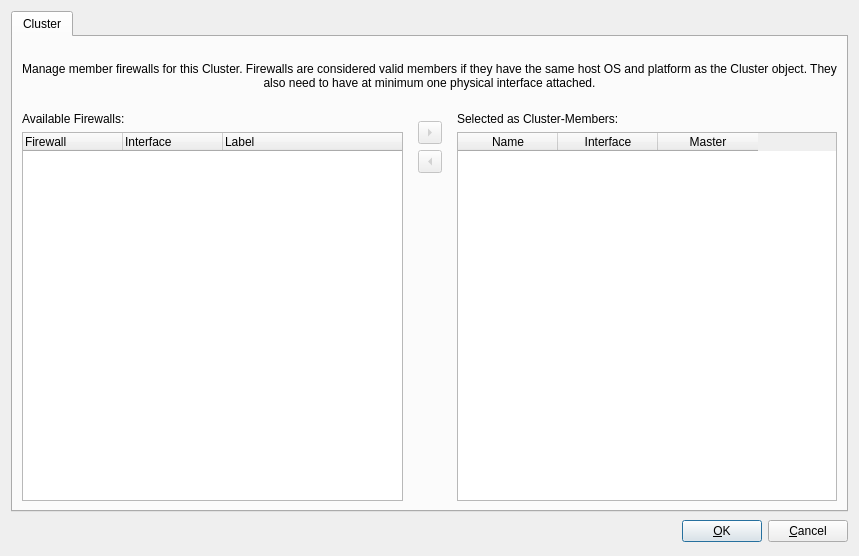
<?xml version="1.0" encoding="UTF-8"?>
<ui version="4.0">
 <class>clusterMembersDialog_q</class>
 <widget class="QDialog" name="clusterMembersDialog_q">
  <property name="windowModality">
   <enum>Qt::WindowModality::WindowModal</enum>
  </property>
  <property name="geometry">
   <rect>
    <x>0</x>
    <y>0</y>
    <width>859</width>
    <height>556</height>
   </rect>
  </property>
  <property name="windowTitle">
   <string>Cluster Member Configuration</string>
  </property>
  <layout class="QGridLayout">
   <item row="1" column="0">
    <layout class="QHBoxLayout">
     <item>
      <spacer>
       <property name="orientation">
        <enum>Qt::Orientation::Horizontal</enum>
       </property>
       <property name="sizeType">
        <enum>QSizePolicy::Policy::Expanding</enum>
       </property>
       <property name="sizeHint" stdset="0">
        <size>
         <width>151</width>
         <height>27</height>
        </size>
       </property>
      </spacer>
     </item>
     <item>
      <widget class="QPushButton" name="buttonOk">
       <property name="text">
        <string>&amp;OK</string>
       </property>
       <property name="toolTip">
        <string>Apply the current member configuration and close the dialog.</string>
       </property>
       <property name="autoDefault">
        <bool>true</bool>
       </property>
       <property name="default">
        <bool>true</bool>
       </property>
      </widget>
     </item>
     <item>
      <widget class="QPushButton" name="buttonCancel">
       <property name="text">
        <string>&amp;Cancel</string>
       </property>
       <property name="toolTip">
        <string>Discard changes and close the dialog.</string>
       </property>
       <property name="autoDefault">
        <bool>true</bool>
       </property>
      </widget>
     </item>
    </layout>
   </item>
   <item row="0" column="0">
    <widget class="QTabWidget" name="tabWidget">
     <property name="tabShape">
      <enum>QTabWidget::TabShape::Rounded</enum>
     </property>
     <property name="currentIndex">
      <number>0</number>
     </property>
     <widget class="QWidget" name="tab">
      <attribute name="title">
       <string>Cluster</string>
      </attribute>
      <layout class="QGridLayout" name="gridLayout_2">
       <item row="0" column="0">
        <spacer>
         <property name="orientation">
          <enum>Qt::Orientation::Vertical</enum>
         </property>
         <property name="sizeType">
          <enum>QSizePolicy::Policy::Fixed</enum>
         </property>
         <property name="sizeHint" stdset="0">
          <size>
           <width>20</width>
           <height>16</height>
          </size>
         </property>
        </spacer>
       </item>
       <item row="1" column="0" colspan="3">
        <widget class="QLabel" name="descriptionLabel">
         <property name="text">
          <string>Manage member firewalls for this Cluster. Firewalls are considered valid members if they have the same host OS and platform as the Cluster object. They also need to have at minimum one physical interface attached.</string>
         </property>
         <property name="alignment">
          <set>Qt::AlignmentFlag::AlignCenter</set>
         </property>
         <property name="wordWrap">
          <bool>true</bool>
         </property>
        </widget>
       </item>
       <item row="2" column="0">
        <spacer>
         <property name="orientation">
          <enum>Qt::Orientation::Vertical</enum>
         </property>
         <property name="sizeType">
          <enum>QSizePolicy::Policy::Fixed</enum>
         </property>
         <property name="sizeHint" stdset="0">
          <size>
           <width>20</width>
           <height>16</height>
          </size>
         </property>
        </spacer>
       </item>
       <item row="3" column="0">
        <layout class="QVBoxLayout" name="verticalLayout">
         <item>
          <widget class="QLabel" name="label_2">
           <property name="text">
            <string>Available Firewalls:</string>
           </property>
          </widget>
         </item>
         <item>
          <widget class="QTreeWidget" name="fwAvailableTree">
           <property name="toolTip">
            <string>Tree of potential cluster members. Select an interface to assign to the cluster.</string>
           </property>
           <property name="editTriggers">
            <set>QAbstractItemView::EditTrigger::NoEditTriggers</set>
           </property>
           <property name="showDropIndicator" stdset="0">
            <bool>false</bool>
           </property>
           <property name="selectionMode">
            <enum>QAbstractItemView::SelectionMode::ExtendedSelection</enum>
           </property>
           <property name="selectionBehavior">
            <enum>QAbstractItemView::SelectionBehavior::SelectRows</enum>
           </property>
           <column>
            <property name="text">
             <string>Firewall</string>
            </property>
           </column>
           <column>
            <property name="text">
             <string>Interface</string>
            </property>
           </column>
           <column>
            <property name="text">
             <string>Label</string>
            </property>
           </column>
          </widget>
         </item>
        </layout>
       </item>
       <item row="3" column="1">
        <widget class="QFrame" name="buttonFrame">
         <property name="frameShape">
          <enum>QFrame::Shape::NoFrame</enum>
         </property>
         <property name="frameShadow">
          <enum>QFrame::Shadow::Plain</enum>
         </property>
         <layout class="QGridLayout" name="gridLayout_129">
          <item row="0" column="0">
           <widget class="QToolButton" name="buttonAdd">
            <property name="enabled">
             <bool>false</bool>
            </property>
            <property name="toolTip">
             <string>Add the selected firewall interface as a cluster member.</string>
            </property>
            <property name="text">
             <string>&gt;</string>
            </property>
            <property name="arrowType">
             <enum>Qt::ArrowType::RightArrow</enum>
            </property>
           </widget>
          </item>
          <item row="1" column="0">
           <widget class="QToolButton" name="buttonRemove">
            <property name="enabled">
             <bool>false</bool>
            </property>
            <property name="toolTip">
             <string>Remove the selected firewall from the cluster members.</string>
            </property>
            <property name="text">
             <string>&lt;</string>
            </property>
            <property name="arrowType">
             <enum>Qt::ArrowType::LeftArrow</enum>
            </property>
           </widget>
          </item>
          <item row="2" column="0">
           <spacer>
            <property name="orientation">
             <enum>Qt::Orientation::Vertical</enum>
            </property>
            <property name="sizeHint" stdset="0">
             <size>
              <width>20</width>
              <height>40</height>
             </size>
            </property>
           </spacer>
          </item>
         </layout>
        </widget>
       </item>
       <item row="3" column="2">
        <layout class="QVBoxLayout" name="verticalLayout_2">
         <item>
          <widget class="QLabel" name="label">
           <property name="text">
            <string>Selected as Cluster-Members:</string>
           </property>
          </widget>
         </item>
         <item>
          <widget class="QTableWidget" name="fwSelectedTable">
           <property name="enabled">
            <bool>true</bool>
           </property>
           <property name="toolTip">
            <string>Table of already selected member firewalls with their assigned cluster
interfaces.</string>
           </property>
           <property name="editTriggers">
            <set>QAbstractItemView::EditTrigger::NoEditTriggers</set>
           </property>
           <property name="tabKeyNavigation">
            <bool>false</bool>
           </property>
           <property name="showDropIndicator" stdset="0">
            <bool>false</bool>
           </property>
           <property name="alternatingRowColors">
            <bool>true</bool>
           </property>
           <property name="selectionMode">
            <enum>QAbstractItemView::SelectionMode::SingleSelection</enum>
           </property>
           <property name="selectionBehavior">
            <enum>QAbstractItemView::SelectionBehavior::SelectRows</enum>
           </property>
           <property name="textElideMode">
            <enum>Qt::TextElideMode::ElideMiddle</enum>
           </property>
           <property name="sortingEnabled">
            <bool>false</bool>
           </property>
           <property name="wordWrap">
            <bool>false</bool>
           </property>
           <column>
            <property name="text">
             <string>Name</string>
            </property>
           </column>
           <column>
            <property name="text">
             <string>Interface</string>
            </property>
           </column>
           <column>
            <property name="text">
             <string>Master</string>
            </property>
           </column>
          </widget>
         </item>
        </layout>
       </item>
      </layout>
     </widget>
    </widget>
   </item>
  </layout>
 </widget>
 <resources/>
 <connections>
  <connection>
   <sender>buttonOk</sender>
   <signal>clicked()</signal>
   <receiver>clusterMembersDialog_q</receiver>
   <slot>accept()</slot>
   <hints>
    <hint type="sourcelabel">
     <x>316</x>
     <y>472</y>
    </hint>
    <hint type="destinationlabel">
     <x>20</x>
     <y>20</y>
    </hint>
   </hints>
  </connection>
  <connection>
   <sender>buttonCancel</sender>
   <signal>clicked()</signal>
   <receiver>clusterMembersDialog_q</receiver>
   <slot>reject()</slot>
   <hints>
    <hint type="sourcelabel">
     <x>397</x>
     <y>472</y>
    </hint>
    <hint type="destinationlabel">
     <x>20</x>
     <y>20</y>
    </hint>
   </hints>
  </connection>
 </connections>
</ui>
